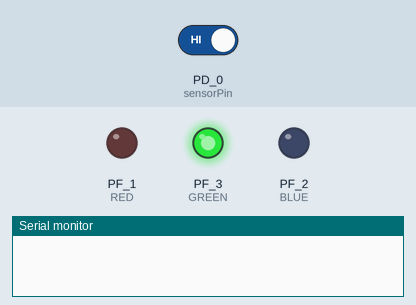
A sketch run on a simulated TI Tiva C LaunchPad. Parts: output pins drawn as LEDs (lit = HIGH), the last lines printed to the serial monitor. Inputs (shaded band) come from the test bench; at power-on: PD_0 (sensorPin) HIGH.

Above: at 2.8 s.
2.9 s: PD_0 (sensorPin) driven LOW
At 3.7 s:
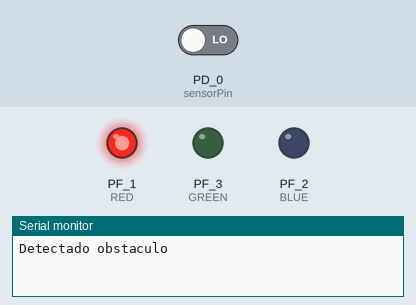
4.5 s: PD_0 (sensorPin) driven HIGH
At 6.4 s:
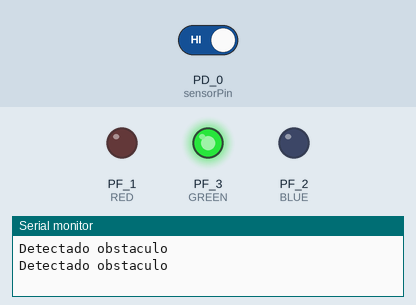
Timing chart, 0 to 7.9 s (numbered marks = the images above; inputs shaded):
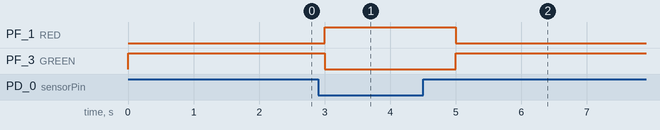

The sketch:

Infrarojo.ino
```cpp
#define BLUE PF_2
#define GREEN PF_3
#define RED PF_1

const int sensorPin = PD_0;

void setup() {
  Serial.begin(9600);   //iniciar puerto serie
  pinMode(sensorPin , INPUT);  //definir pin como entrada
  // put your setup code here, to run once:
  pinMode(BLUE, OUTPUT);
  pinMode(RED, OUTPUT);
  pinMode(GREEN, OUTPUT);
}

void loop(){
  int value = 0;
  //value = digitalRead(sensorPin);
  value = digitalRead(sensorPin);//lectura digital de pin

  if (value == LOW) {
      Serial.println("Detectado obstaculo");
      digitalWrite(RED, HIGH);
      digitalWrite(GREEN, LOW);
  }
  else{
      digitalWrite(GREEN, HIGH);
      digitalWrite(RED, LOW);
  }
  delay(1000);
}
```

Measured:
- after the input at 2.9 s, PF_1 (RED): LOW → HIGH after 0.10 s; PF_3 (GREEN): HIGH → LOW after 0.10 s
- after the input at 4.5 s, PF_1 (RED): HIGH → LOW after 0.50 s; PF_3 (GREEN): LOW → HIGH after 0.50 s
